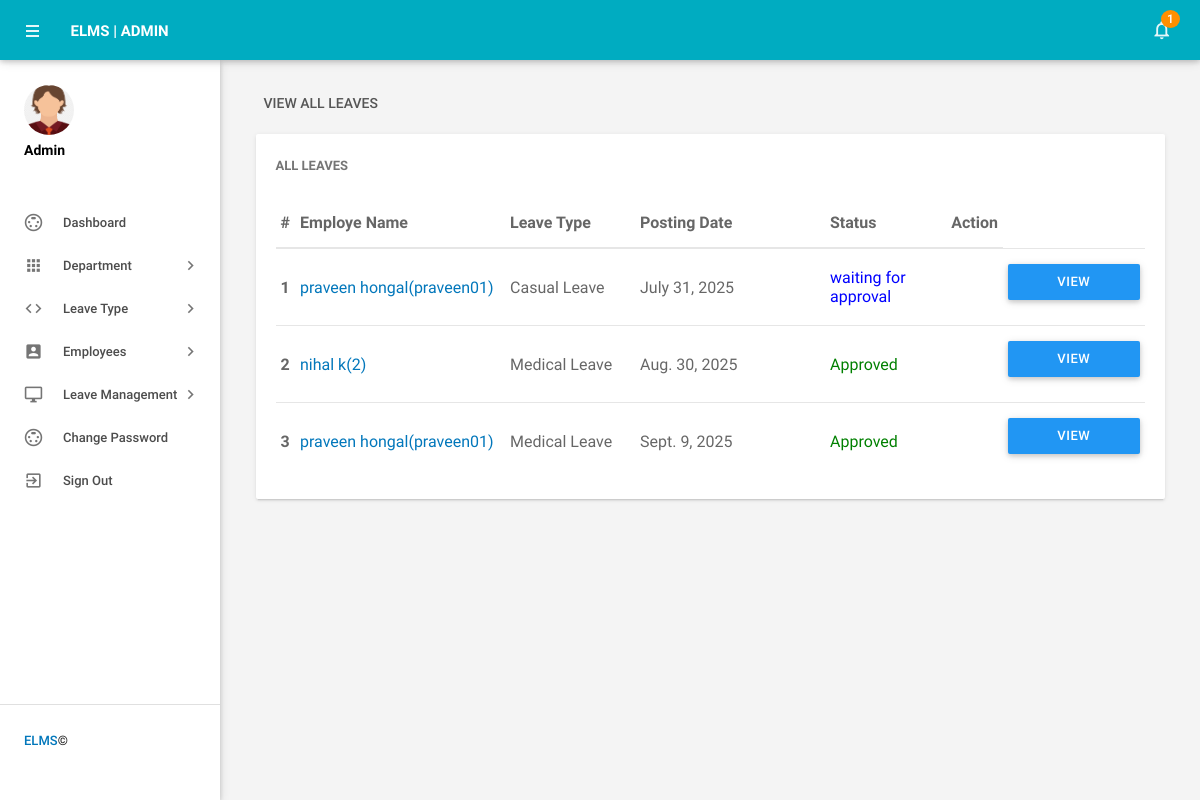
The app's page /all_leaves (signed in) with its own data.
### employeeleave/models.py (models this page shows, shortened)
class Leaves(models.Model):
    leavetype = models.CharField(max_length=100)
    todate = models.DateField()
    fromdate = models.DateField()
    description = models.CharField(max_length=500)
    postingdate = models.DateField()
    adminremark = models.CharField(max_length=100,null=True)
    adminremarkdate = models.DateField(null=True)
    status = models.CharField(max_length=50,null=True)
    isread = models.CharField(max_length=50)
    emp = models.ForeignKey(Employee, on_delete=models.CASCADE, null=True)

class Employee(models.Model):
    user = models.ForeignKey(User, on_delete=models.CASCADE, null=True)
    empid = models.CharField(max_length=20)
    gender = models.CharField(max_length=30)
    dob = models.CharField(max_length=50)
    department = models.CharField(max_length=50,null=True)
    address = models.CharField(max_length=300)
    city = models.CharField(max_length=50)
    country = models.CharField(max_length=50)
    phoneno = models.CharField(max_length=15)
    status = models.CharField(max_length=15, null=True)
    regdate = models.DateField()

### employeeleave/views.py (the view)
# urls.py: path('all_leaves',all_leaves, name='all_leaves'),
def all_leaves(request):
    if not request.user.is_authenticated:
        return redirect('admin_login')
    leavescount = Leaves.objects.filter(isread="no").count()
    unreadleaves = Leaves.objects.filter(isread="no")
    leaves = Leaves.objects.all()
    d = {'leaves':leaves,'leavescount':leavescount,'unreadleaves':unreadleaves}
    return render(request, 'all_leaves.html', d)

### employeeleave/templates/all_leaves.html (shortened to what this page needs)
{% load static %}
{% block body %}
<html lang="en">
    <head>
       <link type="text/css" rel="stylesheet" href="{% static 'admin/assets/plugins/materialize/css/materialize.min.css' %}"/>
       <link href="{% static 'admin/assets/plugins/material-preloader/css/materialPreloader.min.css' %}" rel="stylesheet">
        <link href="{% static 'admin/assets/plugins/datatables/css/jquery.dataTables.min.css' %}" rel="stylesheet">
                <link href="{% static 'admin/assets/plugins/google-code-prettify/prettify.css' %}" rel="stylesheet" type="text/css"/>
        <link href="{% static 'admin/assets/css/alpha.min.css' %}" rel="stylesheet" type="text/css"/>
        <link href="{% static 'admin/assets/css/custom.css' %}" rel="stylesheet" type="text/css"/>
    </head>
    <body>
        {% include 'header.html' %}
{% include 'sidebar.html' %}
            <main class="mn-inner">
                <div class="row">
                    <div class="col s12">
                        <div class="page-title">View All Leaves</div>
                    </div>
                    <div class="col s12 m12 l12">
                        <div class="card">
                            <div class="card-content">
                                <span class="card-title">All Leaves</span>
                                <table id="example" class="display responsive-table ">
                                    <thead>
                                        <tr>
                                            <th>#</th>
                                            <th width="200">Employe Name</th>
                                            <th width="120">Leave Type</th>
                                             <th width="180">Posting Date</th>
                                            <th>Status</th>
                                            <th align="center">Action</th>
                                        </tr>
                                    </thead>
                                    <tbody>
{% for i in leaves %}
                                        <tr>
                                             <td> <b>{{forloop.counter}}</b></td>
                                              <td><a href="{% url 'edit_employee' i.emp.user.id %}" target="_blank">{{i.emp.user.first_name}} {{i.emp.user.last_name}}({{i.emp.empid}})</a></td>
                                            <td>{{i.leavetype}}</td>
                                            <td>{{i.postingdate}}</td>
                                                                        <td>
                                 {% if i.status == "Accept" %}
                                                 <span style="color: green">Approved</span>
                                                {% endif %}
                                                 {% if i.status == None %}
                                <span style="color: blue">waiting for approval</span>
                                            {% endif %}
                                             </td>
         <td>
           <td><a href="{% url 'leave_details' i.id %}" class="waves-effect waves-light btn blue m-b-xs"  > View Details</a></td>
                                    </tr>
                                         {% endfor %}
                                    </tbody>
                                </table>
                            </div>
                        </div>
                    </div>
                </div>
            </main>
        </div>
        <div class="left-sidebar-hover"></div>
    </body>
</html>
{% endblock %}

### records on screen
Leaves: emp.user.first_name "praveen", emp.user.last_name "hongal", emp.empid "praveen01", leavetype "Casual Leave", postingdate "July 31, 2025", shows "waiting for approval"
Leaves: emp.user.first_name "nihal", emp.user.last_name "k", emp.empid "2", leavetype "Medical Leave", postingdate "Aug. 30, 2025", status "Approved"
Leaves: emp.user.first_name "praveen", emp.user.last_name "hongal", emp.empid "praveen01", leavetype "Medical Leave", postingdate "Sept. 9, 2025", status "Approved"

### other values on screen
{{ leavescount }} "1"
